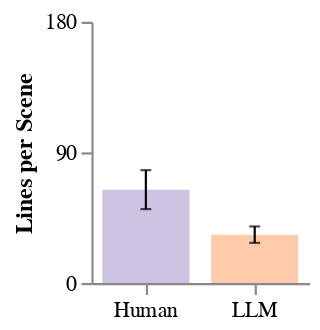

This figure's notebook cell:
### Code cell
# Plot bar chart with altair of means for llm and non-llm (use 95% CI for error bars)

# create DataFrame for altair
data2 = pd.DataFrame({
    "type": ["LLM", "Human"],
    "mean": [llm_mean, non_llm_mean],
    "ci_low": [ci1[0], ci2[0]],
    "ci_high": [ci1[1], ci2[1]]
})

# create altair chart
bars2 = alt.Chart(data2).mark_bar(width=40, opacity=0.5).encode(
    x=alt.X('type', title=None, axis=alt.Axis(labelAngle=0)),
    y=alt.Y('mean', title="Lines per Scene", axis=alt.Axis(grid=False, values=[0, 45, 90, 135, 180]), scale=alt.Scale(domain=[0, 180])),
    color=alt.Color('type:N', scale=alt.Scale(domain=['LLM', 'Human'], range=['#FF9858', '#9C85C0']), title=None, legend=None),
    tooltip=['mean', 'ci_low', 'ci_high']
)

error_bars2 = alt.Chart(data2).mark_errorbar(ticks=True, size=5, color="black").encode(
    x='type',
    y=alt.Y('ci_low', title="Lines per Scene"),
    y2='ci_high'
)

chart2 = bars2 + error_bars2

chart2.properties(
    width=100,
    height=120,
).configure_view(
    stroke=None
)

### Figure 1 — Vega-Lite specification as saved in the notebook (floating-point values rounded to 4 significant figures)
{"config": {"view": {"continuousWidth": 300, "continuousHeight": 300, "stroke": null}}, "layer": [{"mark": {"type": "bar", "opacity": 0.5, "width": 40}, "encoding": {"color": {"field": "type", "legend": null, "scale": {"domain": ["LLM", "Human"], "range": ["#FF9858", "#9C85C0"]}, "title": null, "type": "nominal"}, "tooltip": [{"field": "mean", "type": "quantitative"}, {"field": "ci_low", "type": "quantitative"}, {"field": "ci_high", "type": "quantitative"}], "x": {"axis": {"labelAngle": 0}, "field": "type", "title": null, "type": "nominal"}, "y": {"axis": {"grid": false, "values": [0, 45, 90, 135, 180]}, "field": "mean", "scale": {"domain": [0, 180]}, "title": "Lines per Scene", "type": "quantitative"}}}, {"mark": {"type": "errorbar", "color": "black", "size": 5, "ticks": true}, "encoding": {"x": {"field": "type", "type": "nominal"}, "y": {"field": "ci_low", "title": "Lines per Scene", "type": "quantitative"}, "y2": {"field": "ci_high"}}}], "data": {"name": "data-82fff2134657c8a895a7f13824f9961d"}, "height": 120, "width": 100, "$schema": "https://vega.github.io/schema/vega-lite/v5.20.1.json", "datasets": {"data-82fff2134657c8a895a7f13824f9961d": [{"type": "LLM", "mean": 33.32, "ci_low": 27.67, "ci_high": 38.97}, {"type": "Human", "mean": 64.34, "ci_low": 50.91, "ci_high": 77.76}]}}
